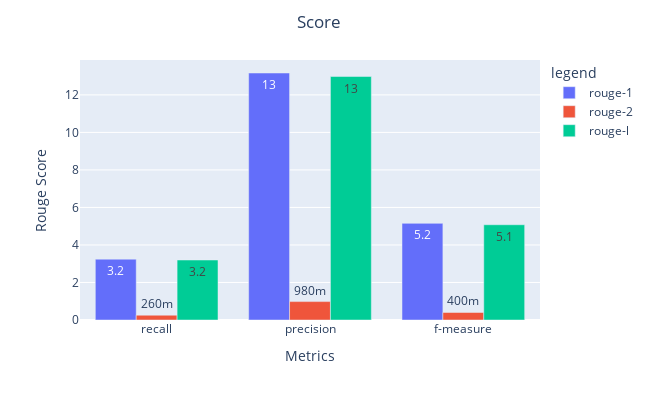

The notebook cell this image was saved under:
### Code cell
import plotly.express as px

fig = px.bar(rouge_scores*100, x=rouge_scores.index, y=rouge_scores.columns,
             barmode='group',
             text_auto='.2s',
             labels={
                     "Algo": "Algorithms",
                     "value": "Rouge Score",
                     "variable": "legend",
                     'index': "Metrics"
                 })

fig.update_layout(width=650,
                  height=400,
                  title={
                  'text': "Score",
                  'y':.96,
                  'x':0.49,
                  'xanchor': 'center',
                  'yanchor': 'top'})

fig.show()

### Figure 1 — Plotly figure (JSON) as saved in the notebook; plotly's stock layout.template omitted (floating-point values rounded to 4 significant figures)
{"data": [{"alignmentgroup": "True", "hovertemplate": "legend=rouge-1<br>Metrics=%{x}<br>Rouge Score=%{y}<extra></extra>", "legendgroup": "rouge-1", "marker": {"color": "#636efa", "pattern": {"shape": ""}}, "name": "rouge-1", "offsetgroup": "rouge-1", "orientation": "v", "showlegend": true, "textposition": "auto", "texttemplate": "%{y:.2s}", "type": "bar", "x": ["recall", "precision", "f-measure"], "xaxis": "x", "y": [3.244, 13.17, 5.151], "yaxis": "y"}, {"alignmentgroup": "True", "hovertemplate": "legend=rouge-2<br>Metrics=%{x}<br>Rouge Score=%{y}<extra></extra>", "legendgroup": "rouge-2", "marker": {"color": "#EF553B", "pattern": {"shape": ""}}, "name": "rouge-2", "offsetgroup": "rouge-2", "orientation": "v", "showlegend": true, "textposition": "auto", "texttemplate": "%{y:.2s}", "type": "bar", "x": ["recall", "precision", "f-measure"], "xaxis": "x", "y": [0.2557, 0.9812, 0.4009], "yaxis": "y"}, {"alignmentgroup": "True", "hovertemplate": "legend=rouge-l<br>Metrics=%{x}<br>Rouge Score=%{y}<extra></extra>", "legendgroup": "rouge-l", "marker": {"color": "#00cc96", "pattern": {"shape": ""}}, "name": "rouge-l", "offsetgroup": "rouge-l", "orientation": "v", "showlegend": true, "textposition": "auto", "texttemplate": "%{y:.2s}", "type": "bar", "x": ["recall", "precision", "f-measure"], "xaxis": "x", "y": [3.198, 12.98, 5.078], "yaxis": "y"}], "layout": {"barmode": "group", "height": 400, "legend": {"title": {"text": "legend"}, "tracegroupgap": 0}, "margin": {"t": 60}, "title": {"text": "Score", "x": 0.49, "xanchor": "center", "y": 0.96, "yanchor": "top"}, "width": 650, "xaxis": {"anchor": "y", "domain": [0, 1], "title": {"text": "Metrics"}}, "yaxis": {"anchor": "x", "domain": [0, 1], "title": {"text": "Rouge Score"}}}}
